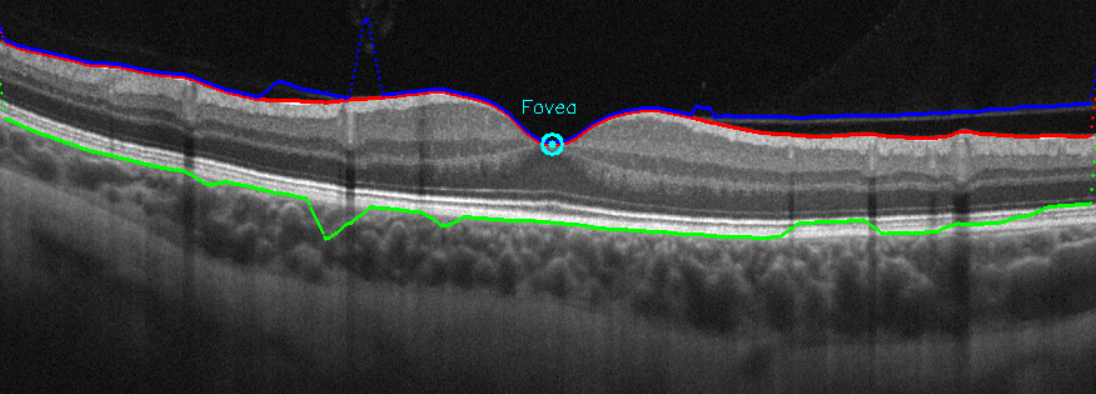
#> input picture Resultados/DV BIEN/no_1391081_2.png, 1096 x 394 px, given in place of no_1391081_2.jpg, which was not available
$ python Filtro_Gaussiano+CANNY.py
#> lines starting #> are read from the running program, lines starting #| are printed output that depends on the picture; after the words box and inside, x2 and y2 are one past the last pixel; in counts of white or black regions, pixels touching at a corner belong together; pictures that were not available may be replaced by others from this repository, and a replacement may not be noted
import cv2
import numpy as np

# === 1. Cargar imagen en escala de grises ===
img = cv2.imread('OCT_Dataset/NO/no_1391081_2.jpg', cv2.IMREAD_GRAYSCALE)
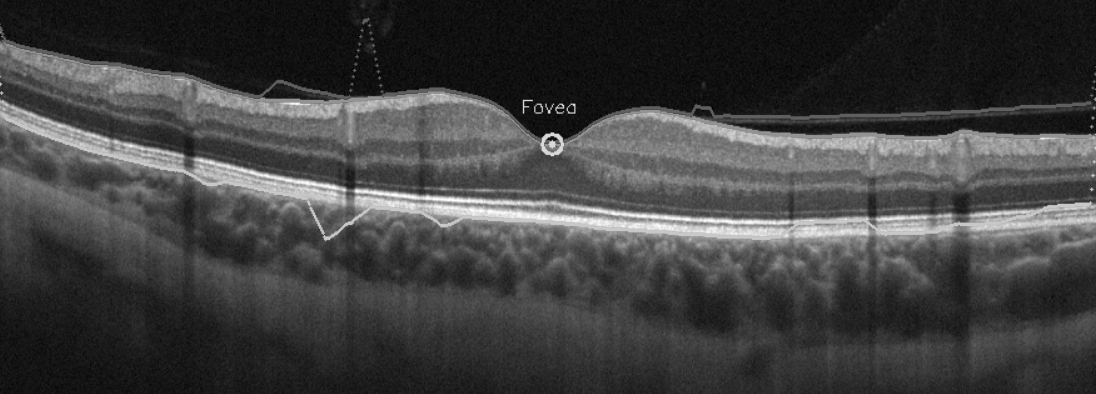
#> img: shape (394, 1096); min 0, max 255, mean 64

# === 2. Preprocesamiento ===
blur = cv2.GaussianBlur(img, (5, 5), 0)

# === 3. Filtro Canny ===
# Los valores de umbral pueden ajustarse según la calidad de la imagen OCT
edges = cv2.Canny(blur, 0, 400)
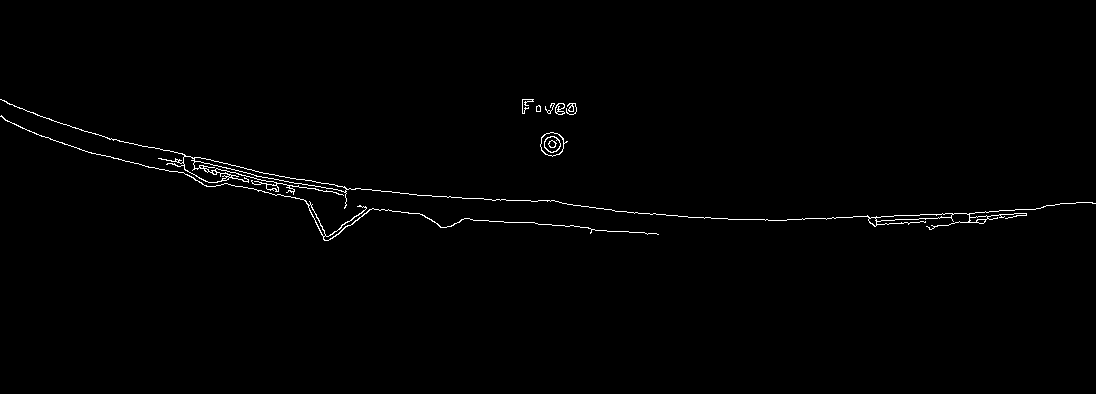
#> edges: shape (394, 1096); 0.81% white in thin lines or dots, all inside (x1, y1, x2, y2) = (0, 99, 1096, 241)
filtroVitreo = cv2.Canny(blur, 25, 80)
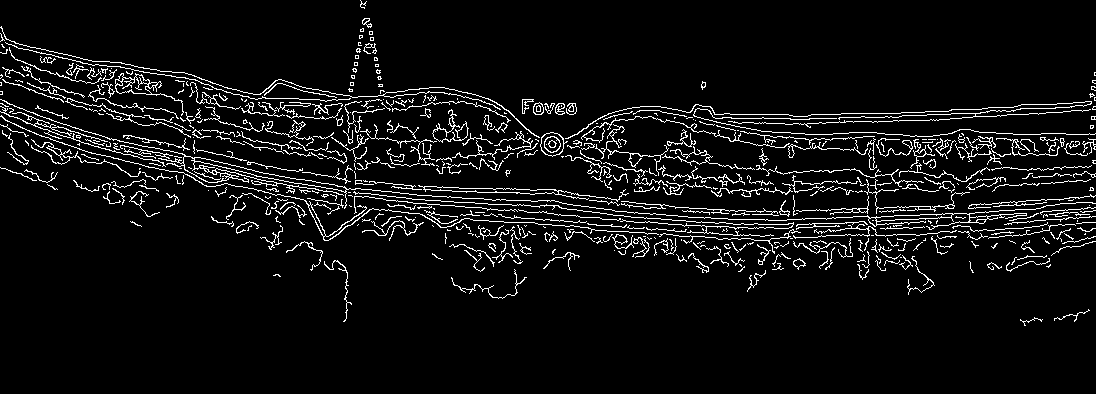
#> filtroVitreo: shape (394, 1096); 6.3% white in thin lines or dots, all inside (x1, y1, x2, y2) = (0, 0, 1096, 326)

# === 4. Detección de bordes por columna ===
height, width = edges.shape
#> height = 394; width = 1096
top_line = np.full(width, np.nan)
bottom_line = np.full(width, np.nan)

for x in range(width):
    column = edges[:, x]
    y_candidates = np.where(column > 0)[0]
    if len(y_candidates) > 0:
        top_line[x] = y_candidates[0]      # borde superior
        bottom_line[x] = y_candidates[-1]  # borde inferior
#> this loop made 1096 passes
#> y_candidates on passes 1 to 3: [99, 116], [99, 115, 116], [100, 116, 117]
#> after the loop, bottom_line = 1096 values, max 240 at index 324, min 116 at index 0, mean 204.5; top_line = 1096 values, max 220 at index 765, min 99 at index 0, mean 185.1

# === 4.5 Vitreo
height2, width2 = filtroVitreo.shape
#> height2 = 394; width2 = 1096
vitreo_line = np.full(width2, np.nan)

for x in range(width2):
    column = filtroVitreo[:, x]
    y_candidates = np.where(column > 0)[0]
    if len(y_candidates) > 0:
        vitreo_line[x] = y_candidates[0]  # borde vitreo
#> after the loop, vitreo_line = 1096 values, max 138 at index 565, min 0 at index 360, mean 93.33

# === 5. Suavizado de líneas ===
def smooth(signal, window=15):
    kernel = np.ones(window) / window
    return np.convolve(signal, kernel, mode='same')

top_smooth = smooth(top_line)
#> top_smooth = 1096 values, max 220 at index 775, min 53.47 at index 0, mean 184.6
bottom_smooth = smooth(bottom_line)
#> bottom_smooth = 1096 values, max 238.1 at index 329, min 63.13 at index 0, mean 204
vitreo_smooth = smooth(vitreo_line)
#> vitreo_smooth = 1096 values, max 127.8 at index 584, min 14.53 at index 366, mean 93.15

# === 6. Detección de fóvea ===
def detect_fovea_on_red_line(top_line, window_width=50):
#> called with top_line = array of shape (1096,), window_width = 50
    center_start = int(len(top_line) * 0.35)
#> center_start = 383
    center_end = int(len(top_line) * 0.65)
#> center_end = 712
    center_region = top_line[center_start:center_end]
#> center_region = 329 values, max 217.6 at index 328, min 103.7 at index 174, mean 188.5

    if len(center_region) > 0 and not np.all(np.isnan(center_region)):
        max_idx = np.nanargmax(center_region)
#> max_idx = 328
        fovea_x = center_start + max_idx
#> fovea_x = 711
        fovea_y = int(top_line[fovea_x])
#> fovea_y = 217
        return fovea_x, fovea_y
    return None, None

fovea_x, fovea_y = detect_fovea_on_red_line(top_smooth)
#> fovea_x = 711; fovea_y = 217

# === 7. Visualización ===
img_color = cv2.cvtColor(img, cv2.COLOR_GRAY2BGR)

for x in range(width):
    if not np.isnan(top_smooth[x]):
        y = int(top_smooth[x])
        cv2.circle(img_color, (x, y), 1, (0, 0, 255), -1)    # rojo = capa superior
    if not np.isnan(bottom_smooth[x]):
        y = int(bottom_smooth[x])
        cv2.circle(img_color, (x, y), 1, (0, 255, 0), -1)    # verde = capa inferior
    if not np.isnan(vitreo_smooth[x]):
        y = int(vitreo_smooth[x]) -2 # para poder diferenciar con la capa roja
        cv2.circle(img_color, (x, y), 1, (255, 0, 0), -1)    # verde = capa inferior
#> this loop made 1096 passes
#> y on passes 1 to 12: 15, 17, 20, 23, 26, 28, 31, 34, 35, 36, 37, 38
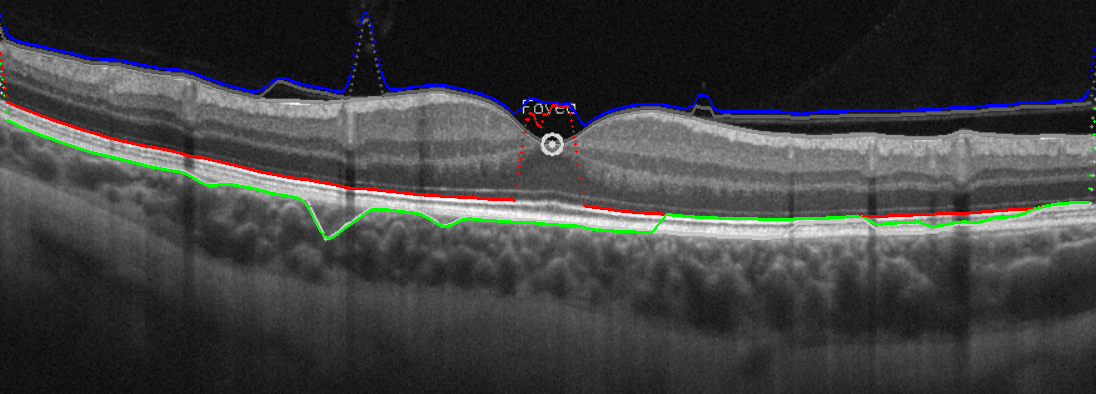
#> img_color: shape (394, 1096, 3); mean B, G, R 63.9, 63.9, 63.4

# Dibujar fóvea
if fovea_x is not None and fovea_y is not None:
    cv2.circle(img_color, (fovea_x, fovea_y), 8, (255, 255, 0), 2)
#> img_color: shape (394, 1096, 3); 0.04% of pixels changed, all inside (x1, y1, x2, y2) = (702, 208, 721, 227)
    cv2.circle(img_color, (fovea_x, fovea_y), 3, (255, 255, 0), -1)
#> img_color: shape (394, 1096, 3); mean B, G, R 64, 63.9, 63.4
    cv2.putText(img_color, 'Fovea', (fovea_x - 25, fovea_y - 25),
                cv2.FONT_HERSHEY_SIMPLEX, 0.5, (255, 255, 0), 1)
#> img_color: shape (394, 1096, 3); mean B, G, R 64, 63.9, 63.4
    print(f"Fovea detectada en: X={fovea_x}, Y={fovea_y}")
#| Fovea detectada en: X=711, Y=217

# Mostrar resultados
cv2.imshow('Original', img)
cv2.imshow('Bordes de Canny para retina y fovea', edges)
cv2.imshow('Borde de Canny para vitreo', filtroVitreo)
cv2.imshow('Analisis OCT con Canny', img_color)
cv2.waitKey(0)
cv2.destroyAllWindows()

$ run again, with Resultados/DV BIEN/no_1425855_1.png copied over Resultados/DV BIEN/no_1391081_2.png
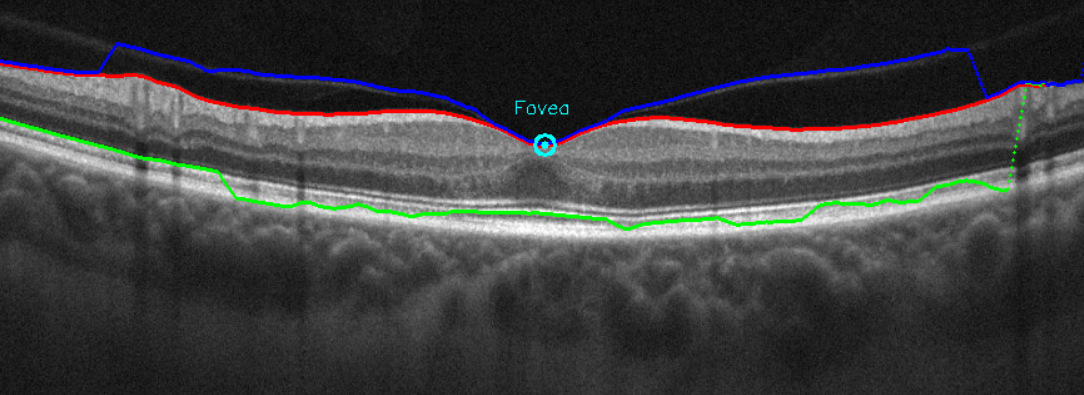
#> input picture Resultados/DV BIEN/no_1425855_1.png, 1084 x 395 px, given in place of no_1391081_2.jpg, which was not available
#> `edges = cv2.Canny(blur, 0, 400)`:
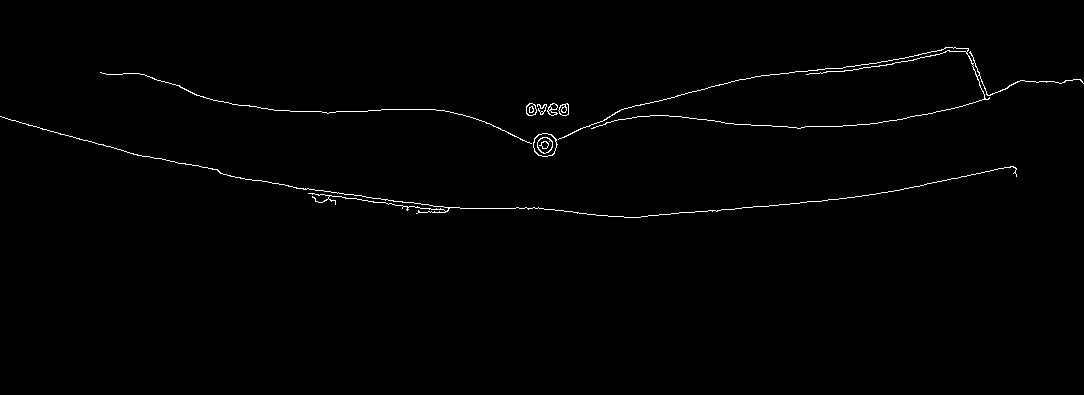
#> edges: shape (395, 1084); 0.79% white in thin lines or dots, all inside (x1, y1, x2, y2) = (0, 47, 1084, 218)
#> filtroVitreo: shape (395, 1084); 6.2% white in thin lines or dots, all inside (x1, y1, x2, y2) = (0, 42, 1084, 303)
#> the loop `for x in range(width):` made 1084 passes
#> y_candidates on passes 1 to 3: [116], [116], [117]
#> after the loop `for x in range(width):`: bottom_line = 1084 values, max 217 at index 624, min 79 at index 1073, mean 181; top_line = 1084 values, max 144 at index 98, min 47 at index 945, mean 95.5
#> the loop `for x in range(width2):` made 1084 passes
#> y_candidates on passes 1, 5, 13: [59, 62, 65, 68, 75, 86, 97, 101, 116, 125, 130, 141], [60, 68, 75, 88, 102, 117, 126, 131, 141, 146], [61, 64, 65, 70, 77, 90, 97, 104, 120, 127, 133, 142, 150]
#> after the loop `for x in range(width2):`: vitreo_line = 1084 values, max 134 at index 569, min 42 at index 115, mean 79.25
#> top_smooth = 1084 values, max 141.8 at index 92, min 42.6 at index 1083, mean 95.16
#> bottom_smooth = 1084 values, max 217 at index 631, min 42.8 at index 1083, mean 180.7
#> vitreo_smooth = 1084 values, max 130.3 at index 576, min 31.73 at index 0, mean 79.02
#> center_start = 379
#> center_end = 704
#> center_region = 325 values, max 137.3 at index 139, min 88.8 at index 324, mean 111.7
#> max_idx = 139
#> in detect_fovea_on_red_line, `fovea_x = center_start + max_idx`: fovea_x = 518
#> in detect_fovea_on_red_line, `fovea_y = int(top_line[fovea_x])`: fovea_y = 137
#> `fovea_x, fovea_y = detect_fovea_on_red_line(top_smooth)`: fovea_x = 518; fovea_y = 137
#> the loop `for x in range(width):` made 1084 passes
#> y on passes 1 to 8: 29, 33, 37, 41, 45, 49, 53, 57
#> after the loop `for x in range(width):`:
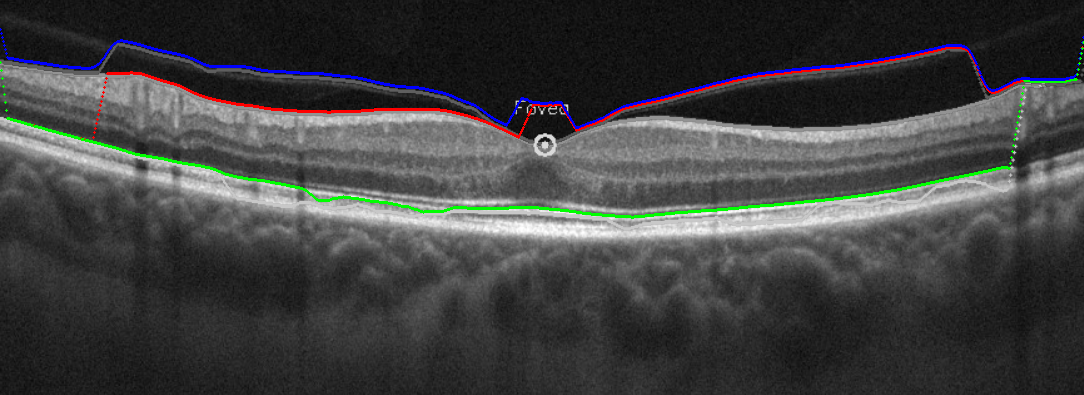
#> img_color: shape (395, 1084, 3); mean B, G, R 64.9, 64.9, 64.4
#| Fovea detectada en: X=518, Y=137

$ run again, with Resultados/DV BIEN/no_1544727_2.png copied over Resultados/DV BIEN/no_1391081_2.png
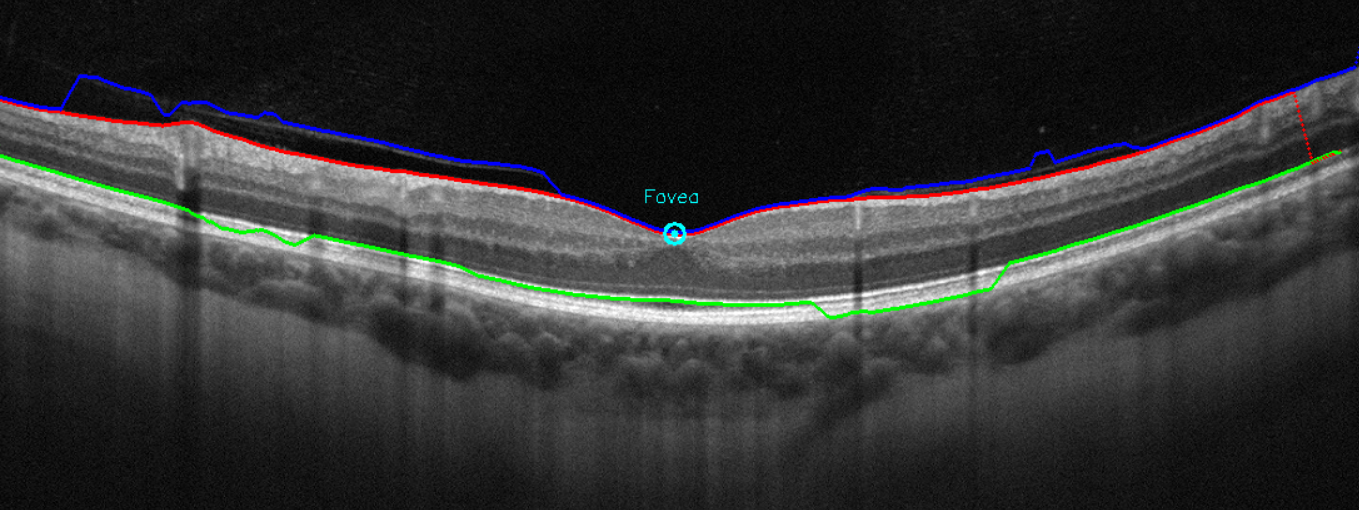
#> input picture Resultados/DV BIEN/no_1544727_2.png, 1359 x 510 px, given in place of no_1391081_2.jpg, which was not available
#> `edges = cv2.Canny(blur, 0, 400)`:
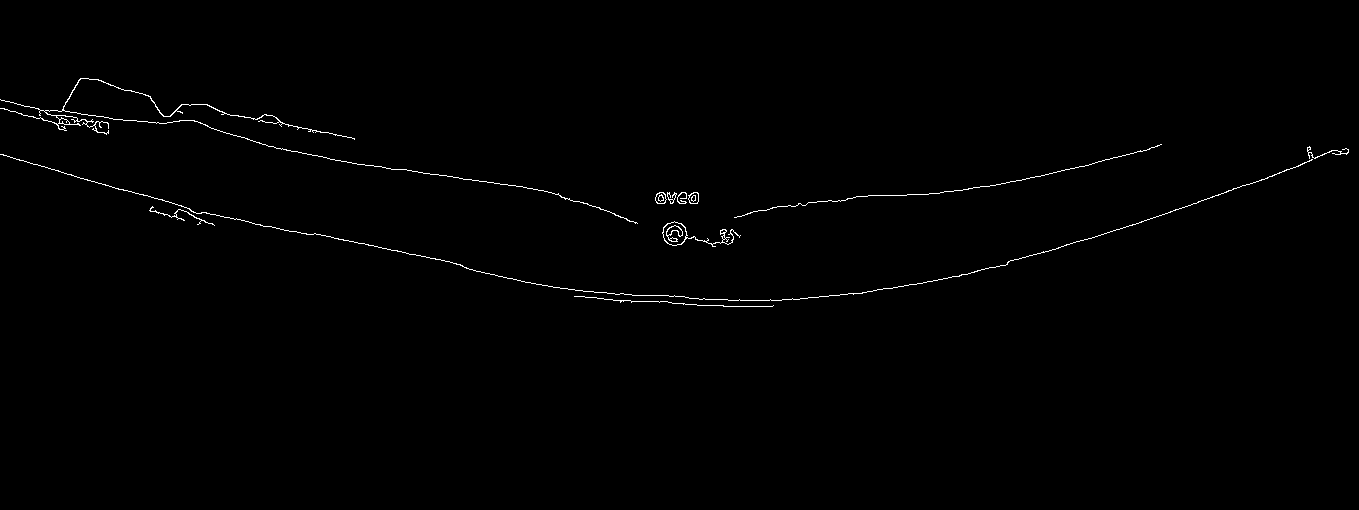
#> edges: shape (510, 1359); 0.6% white in thin lines or dots, all inside (x1, y1, x2, y2) = (0, 78, 1349, 307)
#> filtroVitreo: shape (510, 1359); 4.9% white in thin lines or dots, all inside (x1, y1, x2, y2) = (0, 51, 1359, 383)
#> the loop `for x in range(width):` made 1359 passes
#> y_candidates on passes 1 to 3: [99, 108, 154], [100, 108, 154], [100, 108, 154]
#> after the loop `for x in range(width2):`: vitreo_line = 1359 values, max 235 at index 687, min 51 at index 1357, mean 147
#> vitreo_smooth = 1359 values, max 224.7 at index 706, min 31.4 at index 1358, mean 146.8
#> center_start = 475
#> center_end = 883
#> center_region = 408 values, max 295 at index 170, min 180 at index 0, mean 206.6
#> max_idx = 170
#> in detect_fovea_on_red_line, `fovea_x = center_start + max_idx`: fovea_x = 645
#> in detect_fovea_on_red_line, `fovea_y = int(top_line[fovea_x])`: fovea_y = 295
#> `fovea_x, fovea_y = detect_fovea_on_red_line(top_smooth)`: fovea_x = 645; fovea_y = 295
#> the loop `for x in range(width):` made 1359 passes
#> y on passes 1 to 8: 49, 55, 62, 68, 75, 81, 88, 94
#> after the loop `for x in range(width):`:
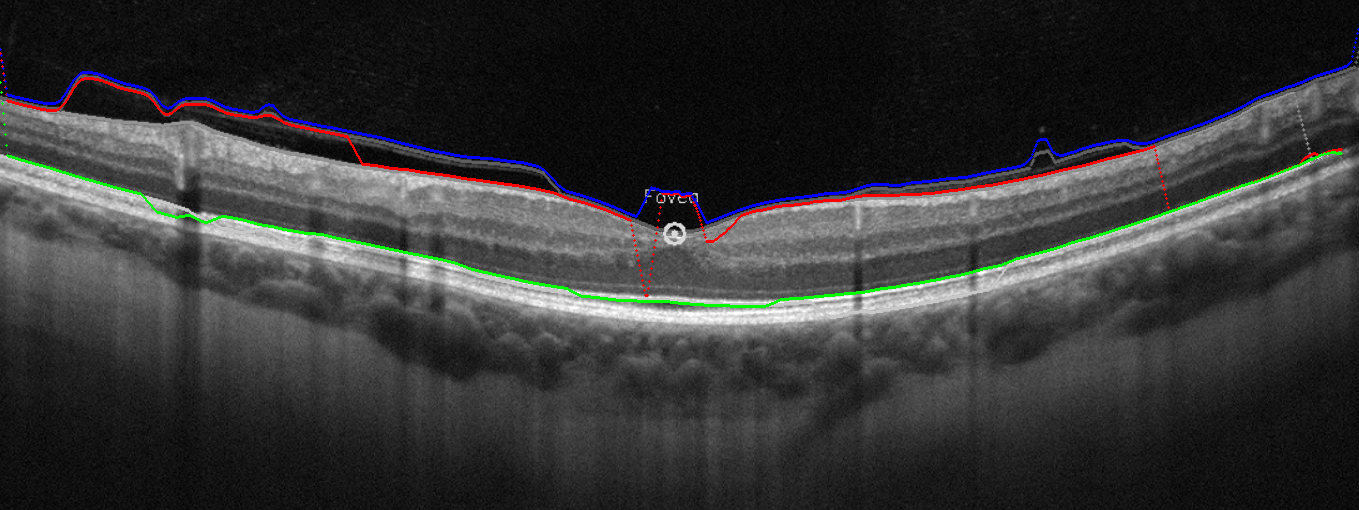
#> img_color: shape (510, 1359, 3); mean B, G, R 53.1, 53, 52.9
#| Fovea detectada en: X=645, Y=295

$ run again, with Resultados/DV BIEN/no_1722482_5.png copied over Resultados/DV BIEN/no_1391081_2.png
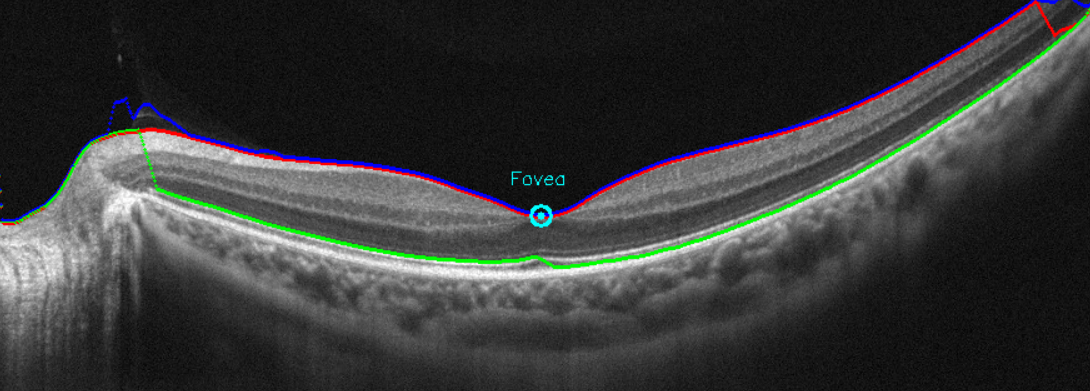
#> input picture Resultados/DV BIEN/no_1722482_5.png, 1090 x 391 px, given in place of no_1391081_2.jpg, which was not available
#> `edges = cv2.Canny(blur, 0, 400)`:
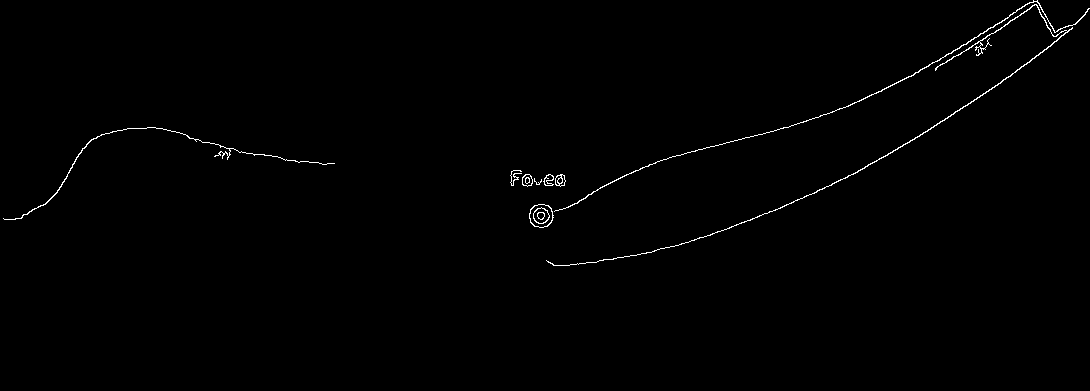
#> edges: shape (391, 1090); 0.61% white in thin lines or dots, all inside (x1, y1, x2, y2) = (3, 0, 1090, 266)
#> filtroVitreo: shape (391, 1090); 6.1% white in thin lines or dots
#> the loop `for x in range(width):` made 1090 passes
#> y_candidates on passes 4 to 6: [218], [219], [219]
#> after the loop `for x in range(width2):`: vitreo_line = 1090 values, max 219 at index 4, min 0 at index 1030, mean 131.9
#> vitreo_smooth = 1090 values, max 218.7 at index 11, min 1.6 at index 1089, mean 131.6
#> center_start = 381
#> center_end = 708
#> max_idx = 192
#> in detect_fovea_on_red_line, `fovea_x = center_start + max_idx`: fovea_x = 573
#> in detect_fovea_on_red_line, `fovea_y = int(top_line[fovea_x])`: fovea_y = 203
#> `fovea_x, fovea_y = detect_fovea_on_red_line(top_smooth)`: fovea_x = 573; fovea_y = 203
#> the loop `for x in range(width):` made 1090 passes
#> y on passes 1 to 8: 108, 122, 137, 151, 166, 181, 195, 210
#> after the loop `for x in range(width):`:
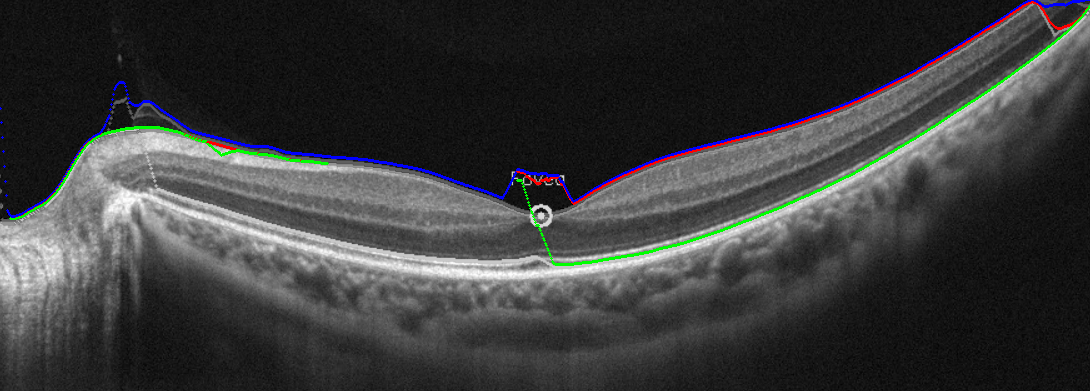
#> img_color: shape (391, 1090, 3); mean B, G, R 58.1, 57.9, 57.2
#| Fovea detectada en: X=573, Y=203
